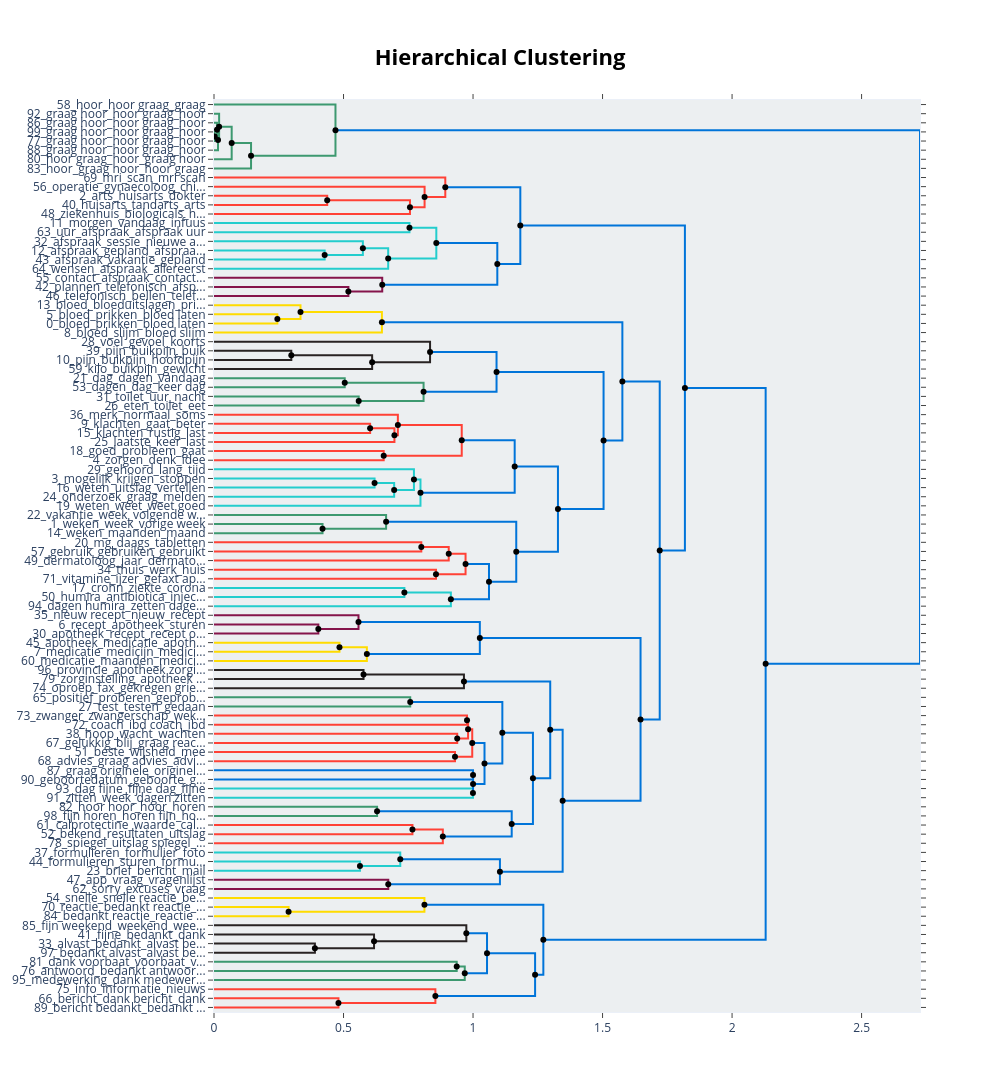

The code cell stored with this chart in its notebook:
### Code cell
hierarchical_topics_2 = topic_model_2.hierarchical_topics(sentences)
topic_model_2.visualize_hierarchy(hierarchical_topics=hierarchical_topics_2)
